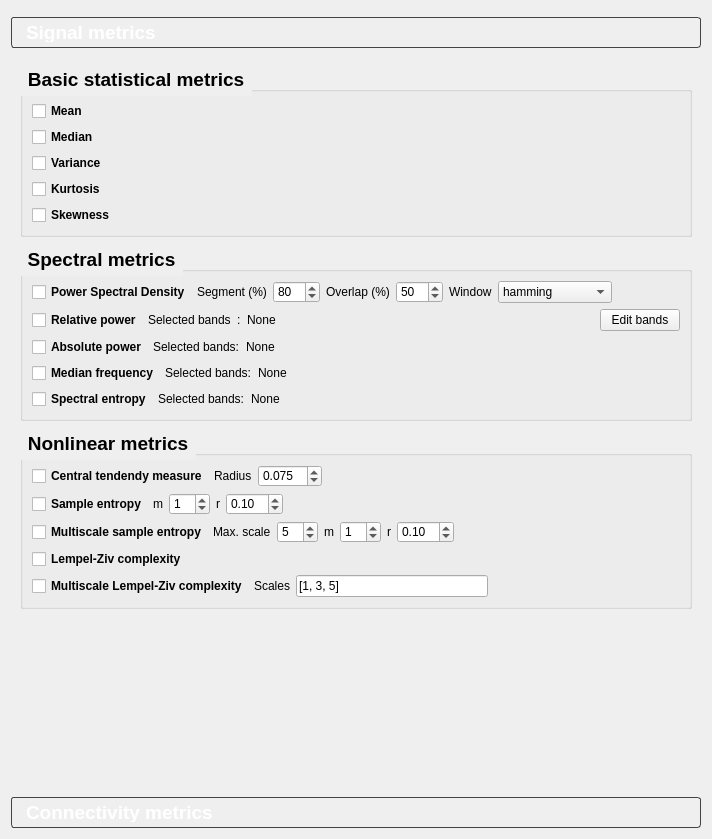
<?xml version="1.0" encoding="UTF-8"?>
<ui version="4.0">
 <class>Form</class>
 <widget class="QWidget" name="Form">
  <property name="geometry">
   <rect>
    <x>0</x>
    <y>0</y>
    <width>712</width>
    <height>839</height>
   </rect>
  </property>
  <property name="font">
   <font>
    <pointsize>10</pointsize>
    <weight>50</weight>
    <bold>false</bold>
   </font>
  </property>
  <property name="windowTitle">
   <string>Form</string>
  </property>
  <layout class="QVBoxLayout" name="verticalLayout_6">
   <item>
    <widget class="QFrame" name="topContentWidget">
     <property name="styleSheet">
      <string notr="true">QFrame {
	border: none;
}</string>
     </property>
     <property name="frameShape">
      <enum>QFrame::StyledPanel</enum>
     </property>
     <property name="frameShadow">
      <enum>QFrame::Raised</enum>
     </property>
    </widget>
   </item>
   <item>
    <widget class="QToolBox" name="toolBox">
     <property name="font">
      <font>
       <pointsize>14</pointsize>
       <weight>75</weight>
       <bold>true</bold>
      </font>
     </property>
     <property name="styleSheet">
      <string notr="true">QToolBox::tab {
    background: qlineargradient(
        spread:pad, x1:0, y1:0, x2:1, y2:0,
        stop:0 #6a0dad, stop:1 #ec407a
    );
    color: white;        
    font-weight: bold; 
    padding: 5px 10px;   
    border: 1px solid #444;
    border-radius: 3px;
}

/* Color de texto dentro de la pestaña activa */
QToolBox::tab:selected {
    color: white;
}
</string>
     </property>
     <property name="currentIndex">
      <number>0</number>
     </property>
     <widget class="QWidget" name="signalMetricsPage">
      <property name="geometry">
       <rect>
        <x>0</x>
        <y>0</y>
        <width>690</width>
        <height>714</height>
       </rect>
      </property>
      <attribute name="label">
       <string>Signal metrics</string>
      </attribute>
      <layout class="QVBoxLayout" name="verticalLayout_7">
       <item>
        <widget class="QGroupBox" name="basic_statistical_metrics">
         <property name="font">
          <font>
           <pointsize>14</pointsize>
           <weight>75</weight>
           <bold>true</bold>
          </font>
         </property>
         <property name="styleSheet">
          <string notr="true">QGroupBox::title {
    subcontrol-origin: margin;
    subcontrol-position: top left; 
    padding: 5px;                 
    letter-spacing: 1px;
    
    color: qlineargradient(
        spread:pad, x1:0, y1:0, x2:1, y2:0,
        stop:0 #6a0dad, stop:1 #ec407a
    );
}</string>
         </property>
         <property name="title">
          <string>Basic statistical metrics</string>
         </property>
         <layout class="QVBoxLayout" name="verticalLayout_3">
          <item>
           <layout class="QHBoxLayout" name="horizontalLayout_2">
            <item>
             <widget class="QCheckBox" name="meanCBox">
              <property name="font">
               <font>
                <weight>75</weight>
                <bold>true</bold>
               </font>
              </property>
              <property name="text">
               <string>Mean</string>
              </property>
             </widget>
            </item>
            <item>
             <spacer name="horizontalSpacer">
              <property name="orientation">
               <enum>Qt::Horizontal</enum>
              </property>
              <property name="sizeHint" stdset="0">
               <size>
                <width>40</width>
                <height>20</height>
               </size>
              </property>
             </spacer>
            </item>
           </layout>
          </item>
          <item>
           <layout class="QHBoxLayout" name="horizontalLayout_19">
            <item>
             <widget class="QCheckBox" name="medianCBox">
              <property name="font">
               <font>
                <weight>75</weight>
                <bold>true</bold>
               </font>
              </property>
              <property name="text">
               <string>Median</string>
              </property>
             </widget>
            </item>
            <item>
             <spacer name="horizontalSpacer_16">
              <property name="orientation">
               <enum>Qt::Horizontal</enum>
              </property>
              <property name="sizeHint" stdset="0">
               <size>
                <width>40</width>
                <height>20</height>
               </size>
              </property>
             </spacer>
            </item>
           </layout>
          </item>
          <item>
           <layout class="QHBoxLayout" name="horizontalLayout_3">
            <item>
             <widget class="QCheckBox" name="varianceCBox">
              <property name="font">
               <font>
                <weight>75</weight>
                <bold>true</bold>
               </font>
              </property>
              <property name="text">
               <string>Variance</string>
              </property>
             </widget>
            </item>
            <item>
             <spacer name="horizontalSpacer_2">
              <property name="orientation">
               <enum>Qt::Horizontal</enum>
              </property>
              <property name="sizeHint" stdset="0">
               <size>
                <width>40</width>
                <height>20</height>
               </size>
              </property>
             </spacer>
            </item>
           </layout>
          </item>
          <item>
           <layout class="QHBoxLayout" name="horizontalLayout_4">
            <item>
             <widget class="QCheckBox" name="kurtosisCBox">
              <property name="font">
               <font>
                <weight>75</weight>
                <bold>true</bold>
               </font>
              </property>
              <property name="text">
               <string>Kurtosis</string>
              </property>
             </widget>
            </item>
            <item>
             <spacer name="horizontalSpacer_3">
              <property name="orientation">
               <enum>Qt::Horizontal</enum>
              </property>
              <property name="sizeHint" stdset="0">
               <size>
                <width>40</width>
                <height>20</height>
               </size>
              </property>
             </spacer>
            </item>
           </layout>
          </item>
          <item>
           <layout class="QHBoxLayout" name="horizontalLayout_20">
            <item>
             <widget class="QCheckBox" name="skewnessCBox">
              <property name="font">
               <font>
                <weight>75</weight>
                <bold>true</bold>
               </font>
              </property>
              <property name="text">
               <string>Skewness</string>
              </property>
             </widget>
            </item>
            <item>
             <spacer name="horizontalSpacer_20">
              <property name="orientation">
               <enum>Qt::Horizontal</enum>
              </property>
              <property name="sizeHint" stdset="0">
               <size>
                <width>40</width>
                <height>20</height>
               </size>
              </property>
             </spacer>
            </item>
           </layout>
          </item>
         </layout>
        </widget>
       </item>
       <item>
        <widget class="QGroupBox" name="spectral_metrics">
         <property name="font">
          <font>
           <pointsize>14</pointsize>
           <weight>75</weight>
           <bold>true</bold>
          </font>
         </property>
         <property name="styleSheet">
          <string notr="true">QGroupBox::title {
    subcontrol-origin: margin;
    subcontrol-position: top left; 
    padding: 5px;                 
    letter-spacing: 1px;
    
    color: qlineargradient(
        spread:pad, x1:0, y1:0, x2:1, y2:0,
        stop:0 #6a0dad, stop:1 #ec407a
    );
}</string>
         </property>
         <property name="title">
          <string>Spectral metrics</string>
         </property>
         <layout class="QVBoxLayout" name="verticalLayout_4">
          <item>
           <layout class="QHBoxLayout" name="horizontalLayout">
            <item>
             <widget class="QCheckBox" name="psdCBox">
              <property name="font">
               <font>
                <weight>75</weight>
                <bold>true</bold>
               </font>
              </property>
              <property name="text">
               <string>Power Spectral Density</string>
              </property>
             </widget>
            </item>
            <item>
             <widget class="QLabel" name="segmentpsdLabel">
              <property name="toolTip">
               <string>Percentage of the signal (n_samples) used to calculate the FFT. Default:
        80% of the signal.</string>
              </property>
              <property name="text">
               <string>Segment (%)</string>
              </property>
             </widget>
            </item>
            <item>
             <widget class="QSpinBox" name="segmentpsdBox">
              <property name="styleSheet">
               <string notr="true"/>
              </property>
              <property name="maximum">
               <number>100</number>
              </property>
              <property name="value">
               <number>80</number>
              </property>
             </widget>
            </item>
            <item>
             <widget class="QLabel" name="overlappsdLabel">
              <property name="toolTip">
               <string>Percentage of overlap (n_samples) for the Welch method. Default: 50% of
        the signal.</string>
              </property>
              <property name="text">
               <string>Overlap (%)</string>
              </property>
             </widget>
            </item>
            <item>
             <widget class="QSpinBox" name="overlappsdBox">
              <property name="styleSheet">
               <string notr="true"/>
              </property>
              <property name="maximum">
               <number>100</number>
              </property>
              <property name="value">
               <number>50</number>
              </property>
             </widget>
            </item>
            <item>
             <widget class="QLabel" name="windowpsdLabel">
              <property name="text">
               <string>Window</string>
              </property>
             </widget>
            </item>
            <item>
             <widget class="QComboBox" name="psdcomboBox">
              <property name="currentIndex">
               <number>6</number>
              </property>
              <item>
               <property name="text">
                <string>barthann</string>
               </property>
              </item>
              <item>
               <property name="text">
                <string>bartlett</string>
               </property>
              </item>
              <item>
               <property name="text">
                <string>blackmanharris</string>
               </property>
              </item>
              <item>
               <property name="text">
                <string>bohman</string>
               </property>
              </item>
              <item>
               <property name="text">
                <string>boxcar</string>
               </property>
              </item>
              <item>
               <property name="text">
                <string>flattop</string>
               </property>
              </item>
              <item>
               <property name="text">
                <string>hamming</string>
               </property>
              </item>
              <item>
               <property name="text">
                <string>nuttall</string>
               </property>
              </item>
              <item>
               <property name="text">
                <string>parzen</string>
               </property>
              </item>
              <item>
               <property name="text">
                <string>triang</string>
               </property>
              </item>
             </widget>
            </item>
            <item>
             <spacer name="horizontalSpacer_15">
              <property name="orientation">
               <enum>Qt::Horizontal</enum>
              </property>
              <property name="sizeHint" stdset="0">
               <size>
                <width>40</width>
                <height>20</height>
               </size>
              </property>
             </spacer>
            </item>
           </layout>
          </item>
          <item>
           <layout class="QHBoxLayout" name="horizontalLayout_5">
            <item>
             <widget class="QCheckBox" name="rpCBox">
              <property name="font">
               <font>
                <weight>75</weight>
                <bold>true</bold>
               </font>
              </property>
              <property name="toolTip">
               <string>&lt;html&gt;&lt;head/&gt;&lt;body&gt;&lt;p&gt;Relative Power&lt;/p&gt;&lt;/body&gt;&lt;/html&gt;</string>
              </property>
              <property name="text">
               <string>Relative power</string>
              </property>
             </widget>
            </item>
            <item>
             <widget class="QLabel" name="rpselectedbandsLabel">
              <property name="text">
               <string>Selected bands</string>
              </property>
             </widget>
            </item>
            <item>
             <widget class="QLabel" name="rpselectedbandsauxLabel">
              <property name="text">
               <string>:</string>
              </property>
             </widget>
            </item>
            <item>
             <widget class="QLabel" name="rpLabel">
              <property name="text">
               <string>None</string>
              </property>
             </widget>
            </item>
            <item>
             <spacer name="horizontalSpacer_4">
              <property name="orientation">
               <enum>Qt::Horizontal</enum>
              </property>
              <property name="sizeHint" stdset="0">
               <size>
                <width>40</width>
                <height>20</height>
               </size>
              </property>
             </spacer>
            </item>
            <item>
             <widget class="QPushButton" name="rpButton">
              <property name="text">
               <string>Edit bands</string>
              </property>
             </widget>
            </item>
           </layout>
          </item>
          <item>
           <layout class="QHBoxLayout" name="horizontalLayout_7">
            <item>
             <widget class="QCheckBox" name="apCBox">
              <property name="font">
               <font>
                <weight>75</weight>
                <bold>true</bold>
               </font>
              </property>
              <property name="toolTip">
               <string>&lt;html&gt;&lt;head/&gt;&lt;body&gt;&lt;p&gt;Absolute Power&lt;/p&gt;&lt;/body&gt;&lt;/html&gt;</string>
              </property>
              <property name="text">
               <string>Absolute power</string>
              </property>
             </widget>
            </item>
            <item>
             <widget class="QLabel" name="apselectedbandsLabel">
              <property name="text">
               <string>Selected bands:</string>
              </property>
             </widget>
            </item>
            <item>
             <widget class="QLabel" name="apLabel">
              <property name="text">
               <string>None</string>
              </property>
             </widget>
            </item>
            <item>
             <spacer name="horizontalSpacer_6">
              <property name="orientation">
               <enum>Qt::Horizontal</enum>
              </property>
              <property name="sizeHint" stdset="0">
               <size>
                <width>40</width>
                <height>20</height>
               </size>
              </property>
             </spacer>
            </item>
           </layout>
          </item>
          <item>
           <layout class="QHBoxLayout" name="horizontalLayout_6">
            <item>
             <widget class="QCheckBox" name="mfCBox">
              <property name="font">
               <font>
                <weight>75</weight>
                <bold>true</bold>
               </font>
              </property>
              <property name="toolTip">
               <string>&lt;html&gt;&lt;head/&gt;&lt;body&gt;&lt;p&gt;Median Frequency&lt;/p&gt;&lt;p&gt;&lt;br/&gt;&lt;/p&gt;&lt;/body&gt;&lt;/html&gt;</string>
              </property>
              <property name="text">
               <string>Median frequency</string>
              </property>
             </widget>
            </item>
            <item>
             <widget class="QLabel" name="mfselectedbandsLabel">
              <property name="text">
               <string>Selected bands:</string>
              </property>
             </widget>
            </item>
            <item>
             <widget class="QLabel" name="mfLabel">
              <property name="text">
               <string>None</string>
              </property>
             </widget>
            </item>
            <item>
             <spacer name="horizontalSpacer_5">
              <property name="orientation">
               <enum>Qt::Horizontal</enum>
              </property>
              <property name="sizeHint" stdset="0">
               <size>
                <width>40</width>
                <height>20</height>
               </size>
              </property>
             </spacer>
            </item>
           </layout>
          </item>
          <item>
           <layout class="QHBoxLayout" name="horizontalLayout_8">
            <item>
             <widget class="QCheckBox" name="seCBox">
              <property name="font">
               <font>
                <weight>75</weight>
                <bold>true</bold>
               </font>
              </property>
              <property name="toolTip">
               <string>&lt;html&gt;&lt;head/&gt;&lt;body&gt;&lt;p&gt;Spectral Entropy&lt;/p&gt;&lt;/body&gt;&lt;/html&gt;</string>
              </property>
              <property name="text">
               <string>Spectral entropy</string>
              </property>
             </widget>
            </item>
            <item>
             <widget class="QLabel" name="seselectedbandsLabel">
              <property name="text">
               <string>Selected bands:</string>
              </property>
             </widget>
            </item>
            <item>
             <widget class="QLabel" name="seLabel">
              <property name="text">
               <string>None</string>
              </property>
             </widget>
            </item>
            <item>
             <spacer name="horizontalSpacer_7">
              <property name="orientation">
               <enum>Qt::Horizontal</enum>
              </property>
              <property name="sizeHint" stdset="0">
               <size>
                <width>40</width>
                <height>20</height>
               </size>
              </property>
             </spacer>
            </item>
           </layout>
          </item>
         </layout>
        </widget>
       </item>
       <item>
        <widget class="QGroupBox" name="nonlinear_metrics">
         <property name="font">
          <font>
           <pointsize>14</pointsize>
           <weight>75</weight>
           <bold>true</bold>
          </font>
         </property>
         <property name="styleSheet">
          <string notr="true">QGroupBox::title {
    subcontrol-origin: margin;
    subcontrol-position: top left; 
    padding: 5px;                 
    letter-spacing: 1px;
    
    color: qlineargradient(
        spread:pad, x1:0, y1:0, x2:1, y2:0,
        stop:0 #6a0dad, stop:1 #ec407a
    );
}</string>
         </property>
         <property name="title">
          <string>Nonlinear metrics</string>
         </property>
         <layout class="QVBoxLayout" name="verticalLayout_5">
          <item>
           <layout class="QHBoxLayout" name="horizontalLayout_10">
            <item>
             <widget class="QCheckBox" name="ctmCBox">
              <property name="font">
               <font>
                <weight>75</weight>
                <bold>true</bold>
               </font>
              </property>
              <property name="toolTip">
               <string>&lt;html&gt;&lt;head/&gt;&lt;body&gt;&lt;p&gt;Central Tendency Measure&lt;/p&gt;&lt;/body&gt;&lt;/html&gt;</string>
              </property>
              <property name="text">
               <string>Central tendendy measure</string>
              </property>
             </widget>
            </item>
            <item>
             <widget class="QLabel" name="ctmrLabel">
              <property name="toolTip">
               <string>&lt;html&gt;&lt;head/&gt;&lt;body&gt;&lt;p&gt;Radius used to compute the CTM. Should be a positive real number&lt;/p&gt;&lt;/body&gt;&lt;/html&gt;</string>
              </property>
              <property name="text">
               <string>Radius</string>
              </property>
             </widget>
            </item>
            <item>
             <widget class="QDoubleSpinBox" name="ctmrBox">
              <property name="styleSheet">
               <string notr="true"/>
              </property>
              <property name="decimals">
               <number>3</number>
              </property>
              <property name="value">
               <double>0.075000000000000</double>
              </property>
             </widget>
            </item>
            <item>
             <spacer name="horizontalSpacer_9">
              <property name="orientation">
               <enum>Qt::Horizontal</enum>
              </property>
              <property name="sizeHint" stdset="0">
               <size>
                <width>40</width>
                <height>20</height>
               </size>
              </property>
             </spacer>
            </item>
           </layout>
          </item>
          <item>
           <layout class="QHBoxLayout" name="horizontalLayout_13">
            <item>
             <widget class="QCheckBox" name="sampenCBox">
              <property name="font">
               <font>
                <weight>75</weight>
                <bold>true</bold>
               </font>
              </property>
              <property name="toolTip">
               <string>&lt;html&gt;&lt;head/&gt;&lt;body&gt;&lt;p&gt;Sample Entropy&lt;/p&gt;&lt;/body&gt;&lt;/html&gt;</string>
              </property>
              <property name="text">
               <string>Sample entropy</string>
              </property>
             </widget>
            </item>
            <item>
             <widget class="QLabel" name="sampenmLabel">
              <property name="toolTip">
               <string>Embedding dimension (sequence length). Determines the length of subsequences compared in the signal.</string>
              </property>
              <property name="text">
               <string>m</string>
              </property>
             </widget>
            </item>
            <item>
             <widget class="QSpinBox" name="sampenmBox">
              <property name="styleSheet">
               <string notr="true"/>
              </property>
              <property name="value">
               <number>1</number>
              </property>
             </widget>
            </item>
            <item>
             <widget class="QLabel" name="sampenrLabel">
              <property name="toolTip">
               <string>Tolerance value for considering matches, usually a proportion of the standard deviation of the signal (e.g., 0.2).</string>
              </property>
              <property name="text">
               <string>r</string>
              </property>
             </widget>
            </item>
            <item>
             <widget class="QDoubleSpinBox" name="sampenrBox">
              <property name="styleSheet">
               <string notr="true"/>
              </property>
              <property name="value">
               <double>0.100000000000000</double>
              </property>
             </widget>
            </item>
            <item>
             <spacer name="horizontalSpacer_11">
              <property name="orientation">
               <enum>Qt::Horizontal</enum>
              </property>
              <property name="sizeHint" stdset="0">
               <size>
                <width>40</width>
                <height>20</height>
               </size>
              </property>
             </spacer>
            </item>
           </layout>
          </item>
          <item>
           <layout class="QHBoxLayout" name="horizontalLayout_12">
            <item>
             <widget class="QCheckBox" name="msampenCBox">
              <property name="font">
               <font>
                <weight>75</weight>
                <bold>true</bold>
               </font>
              </property>
              <property name="toolTip">
               <string>&lt;html&gt;&lt;head/&gt;&lt;body&gt;&lt;p&gt;Multiscale Sample Entropy&lt;/p&gt;&lt;/body&gt;&lt;/html&gt;</string>
              </property>
              <property name="text">
               <string>Multiscale sample entropy</string>
              </property>
             </widget>
            </item>
            <item>
             <widget class="QLabel" name="maxscaleLabel">
              <property name="toolTip">
               <string>Maximum scale factor. Entropy is computed from scale 1 to `max_scale`.</string>
              </property>
              <property name="text">
               <string>Max. scale</string>
              </property>
             </widget>
            </item>
            <item>
             <widget class="QSpinBox" name="msampenscaleBox">
              <property name="styleSheet">
               <string notr="true"/>
              </property>
              <property name="value">
               <number>5</number>
              </property>
             </widget>
            </item>
            <item>
             <widget class="QLabel" name="msampenmLabel">
              <property name="toolTip">
               <string>Embedding dimension (sequence length) used in the Sample Entropy.</string>
              </property>
              <property name="text">
               <string>m</string>
              </property>
             </widget>
            </item>
            <item>
             <widget class="QSpinBox" name="msampenmBox">
              <property name="styleSheet">
               <string notr="true"/>
              </property>
              <property name="value">
               <number>1</number>
              </property>
             </widget>
            </item>
            <item>
             <widget class="QLabel" name="msampenrLabel">
              <property name="toolTip">
               <string>Tolerance used in Sample Entropy, typically a fraction of the standard deviation</string>
              </property>
              <property name="text">
               <string>r</string>
              </property>
             </widget>
            </item>
            <item>
             <widget class="QDoubleSpinBox" name="msampenrBox">
              <property name="styleSheet">
               <string notr="true"/>
              </property>
              <property name="value">
               <double>0.100000000000000</double>
              </property>
             </widget>
            </item>
            <item>
             <spacer name="horizontalSpacer_12">
              <property name="orientation">
               <enum>Qt::Horizontal</enum>
              </property>
              <property name="sizeHint" stdset="0">
               <size>
                <width>40</width>
                <height>20</height>
               </size>
              </property>
             </spacer>
            </item>
           </layout>
          </item>
          <item>
           <layout class="QHBoxLayout" name="horizontalLayout_9">
            <item>
             <widget class="QCheckBox" name="lzcCBox">
              <property name="font">
               <font>
                <weight>75</weight>
                <bold>true</bold>
               </font>
              </property>
              <property name="toolTip">
               <string>&lt;html&gt;&lt;head/&gt;&lt;body&gt;&lt;p&gt;Lempel-Ziv Complexity&lt;/p&gt;&lt;/body&gt;&lt;/html&gt;</string>
              </property>
              <property name="text">
               <string>Lempel-Ziv complexity</string>
              </property>
             </widget>
            </item>
            <item>
             <spacer name="horizontalSpacer_8">
              <property name="orientation">
               <enum>Qt::Horizontal</enum>
              </property>
              <property name="sizeHint" stdset="0">
               <size>
                <width>40</width>
                <height>20</height>
               </size>
              </property>
             </spacer>
            </item>
           </layout>
          </item>
          <item>
           <layout class="QHBoxLayout" name="horizontalLayout_11">
            <item>
             <widget class="QCheckBox" name="mlzcCBox">
              <property name="font">
               <font>
                <weight>75</weight>
                <bold>true</bold>
               </font>
              </property>
              <property name="toolTip">
               <string>&lt;html&gt;&lt;head/&gt;&lt;body&gt;&lt;p&gt;Multiscale Lempel-Ziv Complexity&lt;/p&gt;&lt;/body&gt;&lt;/html&gt;</string>
              </property>
              <property name="text">
               <string>Multiscale Lempel-Ziv complexity</string>
              </property>
             </widget>
            </item>
            <item>
             <widget class="QLabel" name="mlzcscalesLabel">
              <property name="toolTip">
               <string>&lt;html&gt;&lt;head/&gt;&lt;body&gt;&lt;p&gt;Sequence of odd integers representing the window lengths for multiscale binarisation.&lt;/p&gt;&lt;p&gt;Each window defines a temporal scale for local median filtering.&lt;/p&gt;&lt;p&gt;&lt;br/&gt;&lt;/p&gt;&lt;/body&gt;&lt;/html&gt;</string>
              </property>
              <property name="text">
               <string>Scales</string>
              </property>
             </widget>
            </item>
            <item>
             <widget class="QLineEdit" name="mlzcEdit">
              <property name="toolTip">
               <string/>
              </property>
              <property name="statusTip">
               <string/>
              </property>
              <property name="text">
               <string>[1, 3, 5]</string>
              </property>
             </widget>
            </item>
            <item>
             <spacer name="horizontalSpacer_10">
              <property name="orientation">
               <enum>Qt::Horizontal</enum>
              </property>
              <property name="sizeHint" stdset="0">
               <size>
                <width>40</width>
                <height>20</height>
               </size>
              </property>
             </spacer>
            </item>
           </layout>
          </item>
         </layout>
        </widget>
       </item>
       <item>
        <spacer name="verticalSpacer_2">
         <property name="orientation">
          <enum>Qt::Vertical</enum>
         </property>
         <property name="sizeHint" stdset="0">
          <size>
           <width>20</width>
           <height>40</height>
          </size>
         </property>
        </spacer>
       </item>
      </layout>
     </widget>
     <widget class="QWidget" name="connectivityMetricsPage">
      <property name="geometry">
       <rect>
        <x>0</x>
        <y>0</y>
        <width>690</width>
        <height>728</height>
       </rect>
      </property>
      <attribute name="label">
       <string>Connectivity metrics</string>
      </attribute>
      <layout class="QVBoxLayout" name="verticalLayout_11">
       <item>
        <widget class="QGroupBox" name="Amplitude">
         <property name="font">
          <font>
           <pointsize>14</pointsize>
           <weight>75</weight>
           <bold>true</bold>
          </font>
         </property>
         <property name="styleSheet">
          <string notr="true">QGroupBox::title {
    subcontrol-origin: margin;
    subcontrol-position: top left; 
    padding: 5px;                 
    letter-spacing: 1px;
    
    color: qlineargradient(
        spread:pad, x1:0, y1:0, x2:1, y2:0,
        stop:0 #6a0dad, stop:1 #ec407a
    );
}</string>
         </property>
         <property name="title">
          <string>Amplitude</string>
         </property>
         <layout class="QVBoxLayout" name="verticalLayout_8">
          <item>
           <layout class="QHBoxLayout" name="horizontalLayout_15">
            <item>
             <widget class="QCheckBox" name="iacCBox">
              <property name="font">
               <font>
                <weight>75</weight>
                <bold>true</bold>
               </font>
              </property>
              <property name="toolTip">
               <string>&lt;html&gt;&lt;head/&gt;&lt;body&gt;&lt;p&gt;Instantaneous Amplitude Correlation&lt;/p&gt;&lt;/body&gt;&lt;/html&gt;</string>
              </property>
              <property name="text">
               <string>IAC</string>
              </property>
             </widget>
            </item>
            <item>
             <widget class="QLabel" name="iacortLabel">
              <property name="text">
               <string>Orthogonalization </string>
              </property>
             </widget>
            </item>
            <item>
             <widget class="QCheckBox" name="iacortButton">
              <property name="text">
               <string/>
              </property>
             </widget>
            </item>
            <item>
             <spacer name="horizontalSpacer_14">
              <property name="orientation">
               <enum>Qt::Horizontal</enum>
              </property>
              <property name="sizeHint" stdset="0">
               <size>
                <width>40</width>
                <height>20</height>
               </size>
              </property>
             </spacer>
            </item>
           </layout>
          </item>
          <item>
           <layout class="QHBoxLayout" name="horizontalLayout_14">
            <item>
             <widget class="QCheckBox" name="aecCBox">
              <property name="font">
               <font>
                <weight>75</weight>
                <bold>true</bold>
               </font>
              </property>
              <property name="toolTip">
               <string>&lt;html&gt;&lt;head/&gt;&lt;body&gt;&lt;p&gt;Amplitude Envelope Correlation&lt;/p&gt;&lt;/body&gt;&lt;/html&gt;</string>
              </property>
              <property name="text">
               <string>AEC</string>
              </property>
             </widget>
            </item>
            <item>
             <widget class="QLabel" name="aecortLabel">
              <property name="text">
               <string>Orthogonalization</string>
              </property>
             </widget>
            </item>
            <item>
             <widget class="QCheckBox" name="aecortButton">
              <property name="text">
               <string/>
              </property>
             </widget>
            </item>
            <item>
             <spacer name="horizontalSpacer_13">
              <property name="orientation">
               <enum>Qt::Horizontal</enum>
              </property>
              <property name="sizeHint" stdset="0">
               <size>
                <width>40</width>
                <height>20</height>
               </size>
              </property>
             </spacer>
            </item>
           </layout>
          </item>
         </layout>
        </widget>
       </item>
       <item>
        <widget class="QGroupBox" name="Phase">
         <property name="font">
          <font>
           <pointsize>14</pointsize>
           <weight>75</weight>
           <bold>true</bold>
          </font>
         </property>
         <property name="styleSheet">
          <string notr="true">QGroupBox::title {
    subcontrol-origin: margin;
    subcontrol-position: top left; 
    padding: 5px;                 
    letter-spacing: 1px;
    
    color: qlineargradient(
        spread:pad, x1:0, y1:0, x2:1, y2:0,
        stop:0 #6a0dad, stop:1 #ec407a
    );
}</string>
         </property>
         <property name="title">
          <string>Phase</string>
         </property>
         <layout class="QVBoxLayout" name="verticalLayout_9">
          <item>
           <layout class="QHBoxLayout" name="horizontalLayout_18">
            <item>
             <widget class="QCheckBox" name="wpliCBox">
              <property name="font">
               <font>
                <weight>75</weight>
                <bold>true</bold>
               </font>
              </property>
              <property name="toolTip">
               <string>&lt;html&gt;&lt;head/&gt;&lt;body&gt;&lt;p&gt;weighted Phase Lag Index&lt;/p&gt;&lt;/body&gt;&lt;/html&gt;</string>
              </property>
              <property name="text">
               <string>wPLI</string>
              </property>
             </widget>
            </item>
            <item>
             <spacer name="horizontalSpacer_19">
              <property name="orientation">
               <enum>Qt::Horizontal</enum>
              </property>
              <property name="sizeHint" stdset="0">
               <size>
                <width>40</width>
                <height>20</height>
               </size>
              </property>
             </spacer>
            </item>
           </layout>
          </item>
          <item>
           <layout class="QHBoxLayout" name="horizontalLayout_17">
            <item>
             <widget class="QCheckBox" name="pliCBox">
              <property name="font">
               <font>
                <weight>75</weight>
                <bold>true</bold>
               </font>
              </property>
              <property name="toolTip">
               <string>&lt;html&gt;&lt;head/&gt;&lt;body&gt;&lt;p&gt;Phase Lag Index&lt;/p&gt;&lt;/body&gt;&lt;/html&gt;</string>
              </property>
              <property name="text">
               <string>PLI</string>
              </property>
             </widget>
            </item>
            <item>
             <spacer name="horizontalSpacer_18">
              <property name="orientation">
               <enum>Qt::Horizontal</enum>
              </property>
              <property name="sizeHint" stdset="0">
               <size>
                <width>40</width>
                <height>20</height>
               </size>
              </property>
             </spacer>
            </item>
           </layout>
          </item>
          <item>
           <layout class="QHBoxLayout" name="horizontalLayout_16">
            <item>
             <widget class="QCheckBox" name="plvCBox">
              <property name="font">
               <font>
                <weight>75</weight>
                <bold>true</bold>
               </font>
              </property>
              <property name="toolTip">
               <string>&lt;html&gt;&lt;head/&gt;&lt;body&gt;&lt;p&gt;Phase Locking Value&lt;/p&gt;&lt;/body&gt;&lt;/html&gt;</string>
              </property>
              <property name="text">
               <string>PLV</string>
              </property>
             </widget>
            </item>
            <item>
             <spacer name="horizontalSpacer_17">
              <property name="orientation">
               <enum>Qt::Horizontal</enum>
              </property>
              <property name="sizeHint" stdset="0">
               <size>
                <width>40</width>
                <height>20</height>
               </size>
              </property>
             </spacer>
            </item>
           </layout>
          </item>
         </layout>
        </widget>
       </item>
       <item>
        <widget class="QGroupBox" name="Timefrequency">
         <property name="title">
          <string>Time-frequency</string>
         </property>
         <layout class="QVBoxLayout" name="verticalLayout_10">
          <item>
           <widget class="QLabel" name="label_12">
            <property name="text">
             <string>To Be Done</string>
            </property>
           </widget>
          </item>
         </layout>
        </widget>
       </item>
       <item>
        <spacer name="verticalSpacer_3">
         <property name="orientation">
          <enum>Qt::Vertical</enum>
         </property>
         <property name="sizeHint" stdset="0">
          <size>
           <width>20</width>
           <height>40</height>
          </size>
         </property>
        </spacer>
       </item>
      </layout>
     </widget>
    </widget>
   </item>
  </layout>
 </widget>
 <resources/>
 <connections/>
</ui>
